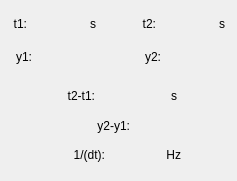
<?xml version="1.0" encoding="UTF-8"?>
<ui version="4.0">
 <class>cursordata</class>
 <widget class="QDialog" name="cursordata">
  <property name="geometry">
   <rect>
    <x>0</x>
    <y>0</y>
    <width>237</width>
    <height>181</height>
   </rect>
  </property>
  <property name="minimumSize">
   <size>
    <width>237</width>
    <height>181</height>
   </size>
  </property>
  <property name="maximumSize">
   <size>
    <width>237</width>
    <height>181</height>
   </size>
  </property>
  <property name="windowTitle">
   <string>Dialog</string>
  </property>
  <widget class="QWidget" name="">
   <property name="geometry">
    <rect>
     <x>13</x>
     <y>13</y>
     <width>212</width>
     <height>60</height>
    </rect>
   </property>
   <layout class="QHBoxLayout" name="horizontalLayout_15">
    <item>
     <layout class="QVBoxLayout" name="verticalLayout">
      <item>
       <layout class="QHBoxLayout" name="horizontalLayout">
        <item>
         <widget class="QLabel" name="label">
          <property name="maximumSize">
           <size>
            <width>19</width>
            <height>22</height>
           </size>
          </property>
          <property name="text">
           <string>t1:</string>
          </property>
          <property name="alignment">
           <set>Qt::AlignmentFlag::AlignRight|Qt::AlignmentFlag::AlignTrailing|Qt::AlignmentFlag::AlignVCenter</set>
          </property>
         </widget>
        </item>
        <item>
         <widget class="QLabel" name="label_2">
          <property name="minimumSize">
           <size>
            <width>51</width>
            <height>22</height>
           </size>
          </property>
          <property name="text">
           <string/>
          </property>
         </widget>
        </item>
        <item>
         <widget class="QLabel" name="label_15">
          <property name="maximumSize">
           <size>
            <width>19</width>
            <height>22</height>
           </size>
          </property>
          <property name="text">
           <string>s</string>
          </property>
          <property name="alignment">
           <set>Qt::AlignmentFlag::AlignRight|Qt::AlignmentFlag::AlignTrailing|Qt::AlignmentFlag::AlignVCenter</set>
          </property>
         </widget>
        </item>
       </layout>
      </item>
      <item>
       <layout class="QHBoxLayout" name="horizontalLayout_4">
        <item>
         <widget class="QLabel" name="label_7">
          <property name="maximumSize">
           <size>
            <width>19</width>
            <height>22</height>
           </size>
          </property>
          <property name="text">
           <string>y1:</string>
          </property>
          <property name="alignment">
           <set>Qt::AlignmentFlag::AlignRight|Qt::AlignmentFlag::AlignTrailing|Qt::AlignmentFlag::AlignVCenter</set>
          </property>
         </widget>
        </item>
        <item>
         <widget class="QLabel" name="label_8">
          <property name="minimumSize">
           <size>
            <width>51</width>
            <height>22</height>
           </size>
          </property>
          <property name="text">
           <string/>
          </property>
         </widget>
        </item>
       </layout>
      </item>
     </layout>
    </item>
    <item>
     <spacer name="horizontalSpacer">
      <property name="orientation">
       <enum>Qt::Orientation::Horizontal</enum>
      </property>
      <property name="sizeHint" stdset="0">
       <size>
        <width>40</width>
        <height>20</height>
       </size>
      </property>
     </spacer>
    </item>
    <item>
     <layout class="QVBoxLayout" name="verticalLayout_5">
      <item>
       <layout class="QHBoxLayout" name="horizontalLayout_13">
        <item>
         <widget class="QLabel" name="label_37">
          <property name="maximumSize">
           <size>
            <width>19</width>
            <height>22</height>
           </size>
          </property>
          <property name="text">
           <string>t2:</string>
          </property>
          <property name="alignment">
           <set>Qt::AlignmentFlag::AlignRight|Qt::AlignmentFlag::AlignTrailing|Qt::AlignmentFlag::AlignVCenter</set>
          </property>
         </widget>
        </item>
        <item>
         <widget class="QLabel" name="label_38">
          <property name="minimumSize">
           <size>
            <width>51</width>
            <height>22</height>
           </size>
          </property>
          <property name="text">
           <string/>
          </property>
         </widget>
        </item>
        <item>
         <widget class="QLabel" name="label_39">
          <property name="maximumSize">
           <size>
            <width>19</width>
            <height>22</height>
           </size>
          </property>
          <property name="text">
           <string>s</string>
          </property>
          <property name="alignment">
           <set>Qt::AlignmentFlag::AlignRight|Qt::AlignmentFlag::AlignTrailing|Qt::AlignmentFlag::AlignVCenter</set>
          </property>
         </widget>
        </item>
       </layout>
      </item>
      <item>
       <layout class="QHBoxLayout" name="horizontalLayout_14">
        <item>
         <widget class="QLabel" name="label_40">
          <property name="maximumSize">
           <size>
            <width>19</width>
            <height>22</height>
           </size>
          </property>
          <property name="text">
           <string>y2:</string>
          </property>
          <property name="alignment">
           <set>Qt::AlignmentFlag::AlignRight|Qt::AlignmentFlag::AlignTrailing|Qt::AlignmentFlag::AlignVCenter</set>
          </property>
         </widget>
        </item>
        <item>
         <widget class="QLabel" name="label_41">
          <property name="minimumSize">
           <size>
            <width>51</width>
            <height>22</height>
           </size>
          </property>
          <property name="text">
           <string/>
          </property>
         </widget>
        </item>
       </layout>
      </item>
     </layout>
    </item>
   </layout>
  </widget>
  <widget class="QWidget" name="">
   <property name="geometry">
    <rect>
     <x>51</x>
     <y>82</y>
     <width>130</width>
     <height>90</height>
    </rect>
   </property>
   <layout class="QVBoxLayout" name="verticalLayout_3">
    <item>
     <layout class="QHBoxLayout" name="horizontalLayout_8">
      <item>
       <widget class="QLabel" name="label_13">
        <property name="minimumSize">
         <size>
          <width>41</width>
          <height>22</height>
         </size>
        </property>
        <property name="maximumSize">
         <size>
          <width>41</width>
          <height>22</height>
         </size>
        </property>
        <property name="text">
         <string>t2-t1:</string>
        </property>
        <property name="alignment">
         <set>Qt::AlignmentFlag::AlignRight|Qt::AlignmentFlag::AlignTrailing|Qt::AlignmentFlag::AlignVCenter</set>
        </property>
       </widget>
      </item>
      <item>
       <widget class="QLabel" name="label_14">
        <property name="minimumSize">
         <size>
          <width>45</width>
          <height>19</height>
         </size>
        </property>
        <property name="maximumSize">
         <size>
          <width>45</width>
          <height>19</height>
         </size>
        </property>
        <property name="text">
         <string/>
        </property>
       </widget>
      </item>
      <item>
       <widget class="QLabel" name="label_21">
        <property name="maximumSize">
         <size>
          <width>19</width>
          <height>22</height>
         </size>
        </property>
        <property name="text">
         <string>s</string>
        </property>
        <property name="alignment">
         <set>Qt::AlignmentFlag::AlignRight|Qt::AlignmentFlag::AlignTrailing|Qt::AlignmentFlag::AlignVCenter</set>
        </property>
       </widget>
      </item>
     </layout>
    </item>
    <item>
     <layout class="QHBoxLayout" name="horizontalLayout_10">
      <item>
       <widget class="QLabel" name="label_25">
        <property name="text">
         <string>y2-y1:</string>
        </property>
        <property name="alignment">
         <set>Qt::AlignmentFlag::AlignRight|Qt::AlignmentFlag::AlignTrailing|Qt::AlignmentFlag::AlignVCenter</set>
        </property>
       </widget>
      </item>
      <item>
       <widget class="QLabel" name="label_26">
        <property name="minimumSize">
         <size>
          <width>45</width>
          <height>19</height>
         </size>
        </property>
        <property name="maximumSize">
         <size>
          <width>45</width>
          <height>19</height>
         </size>
        </property>
        <property name="text">
         <string/>
        </property>
       </widget>
      </item>
     </layout>
    </item>
    <item>
     <layout class="QHBoxLayout" name="horizontalLayout_11">
      <item>
       <widget class="QLabel" name="label_28">
        <property name="text">
         <string>1/(dt):</string>
        </property>
        <property name="alignment">
         <set>Qt::AlignmentFlag::AlignRight|Qt::AlignmentFlag::AlignTrailing|Qt::AlignmentFlag::AlignVCenter</set>
        </property>
       </widget>
      </item>
      <item>
       <widget class="QLabel" name="label_29">
        <property name="minimumSize">
         <size>
          <width>45</width>
          <height>19</height>
         </size>
        </property>
        <property name="maximumSize">
         <size>
          <width>45</width>
          <height>19</height>
         </size>
        </property>
        <property name="text">
         <string/>
        </property>
       </widget>
      </item>
      <item>
       <widget class="QLabel" name="label_30">
        <property name="maximumSize">
         <size>
          <width>19</width>
          <height>22</height>
         </size>
        </property>
        <property name="text">
         <string>Hz</string>
        </property>
        <property name="alignment">
         <set>Qt::AlignmentFlag::AlignRight|Qt::AlignmentFlag::AlignTrailing|Qt::AlignmentFlag::AlignVCenter</set>
        </property>
       </widget>
      </item>
     </layout>
    </item>
   </layout>
  </widget>
 </widget>
 <resources/>
 <connections/>
</ui>
